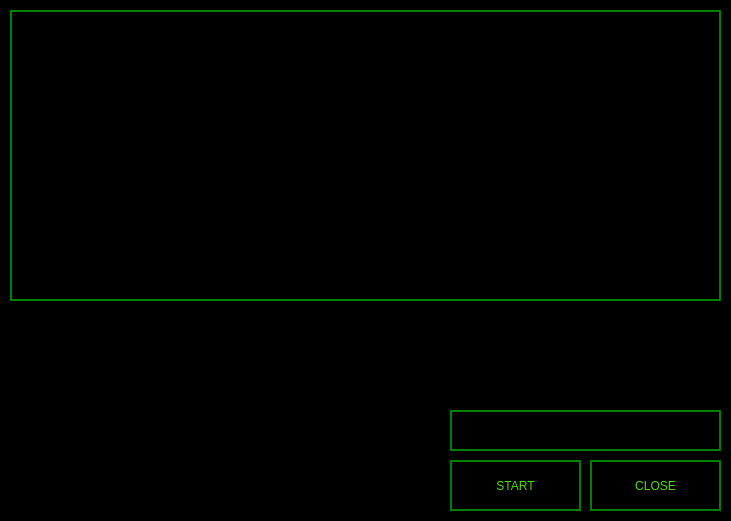
<?xml version="1.0" encoding="UTF-8"?>
<ui version="4.0">
 <class>MainWindow</class>
 <widget class="QMainWindow" name="MainWindow">
  <property name="geometry">
   <rect>
    <x>0</x>
    <y>0</y>
    <width>731</width>
    <height>521</height>
   </rect>
  </property>
  <property name="windowTitle">
   <string>MainWindow</string>
  </property>
  <widget class="QWidget" name="centralwidget">
   <widget class="QLabel" name="bg">
    <property name="geometry">
     <rect>
      <x>-10</x>
      <y>-10</y>
      <width>751</width>
      <height>551</height>
     </rect>
    </property>
    <property name="styleSheet">
     <string notr="true">background-color: rgb(0, 0, 0);</string>
    </property>
    <property name="text">
     <string/>
    </property>
   </widget>
   <widget class="QPushButton" name="pushButton">
    <property name="geometry">
     <rect>
      <x>450</x>
      <y>460</y>
      <width>131</width>
      <height>51</height>
     </rect>
    </property>
    <property name="styleSheet">
     <string notr="true">background-color: rgb(0, 0, 0);
font: 18pt &quot;MS Shell Dlg 2&quot;;
color: rgb(76, 223, 13);
border : 2px Solid Green</string>
    </property>
    <property name="text">
     <string>START</string>
    </property>
   </widget>
   <widget class="QPushButton" name="pushButton_2">
    <property name="geometry">
     <rect>
      <x>590</x>
      <y>460</y>
      <width>131</width>
      <height>51</height>
     </rect>
    </property>
    <property name="styleSheet">
     <string notr="true">background-color: rgb(0, 0, 0);
font: 18pt &quot;MS Shell Dlg 2&quot;;
color: rgb(76, 223, 13);
border : 2px Solid Green</string>
    </property>
    <property name="text">
     <string>CLOSE</string>
    </property>
   </widget>
   <widget class="QLabel" name="gif">
    <property name="geometry">
     <rect>
      <x>-10</x>
      <y>230</y>
      <width>431</width>
      <height>341</height>
     </rect>
    </property>
    <property name="styleSheet">
     <string notr="true"/>
    </property>
    <property name="text">
     <string/>
    </property>
    <property name="pixmap">
     <pixmap>DataBase/Gui/VoiceReg/Siri_1.gif</pixmap>
    </property>
    <property name="scaledContents">
     <bool>true</bool>
    </property>
   </widget>
   <widget class="QTextBrowser" name="textBrowser">
    <property name="geometry">
     <rect>
      <x>450</x>
      <y>410</y>
      <width>271</width>
      <height>41</height>
     </rect>
    </property>
    <property name="styleSheet">
     <string notr="true">background-color: rgb(0, 0, 0);

color: rgb(0, 200, 0);
font: 18pt &quot;MS Shell Dlg 2&quot;;


border : 2px Solid Green</string>
    </property>
    <property name="html">
     <string>&lt;!DOCTYPE HTML PUBLIC &quot;-//W3C//DTD HTML 4.0//EN&quot; &quot;http://www.w3.org/TR/REC-html40/strict.dtd&quot;&gt;
&lt;html&gt;&lt;head&gt;&lt;meta name=&quot;qrichtext&quot; content=&quot;1&quot; /&gt;&lt;style type=&quot;text/css&quot;&gt;
p, li { white-space: pre-wrap; }
&lt;/style&gt;&lt;/head&gt;&lt;body style=&quot; font-family:'MS Shell Dlg 2'; font-size:18pt; font-weight:400; font-style:normal;&quot;&gt;
&lt;p style=&quot;-qt-paragraph-type:empty; margin-top:0px; margin-bottom:0px; margin-left:0px; margin-right:0px; -qt-block-indent:0; text-indent:0px;&quot;&gt;&lt;br /&gt;&lt;/p&gt;&lt;/body&gt;&lt;/html&gt;</string>
    </property>
   </widget>
   <widget class="QLabel" name="gif2">
    <property name="geometry">
     <rect>
      <x>10</x>
      <y>10</y>
      <width>711</width>
      <height>291</height>
     </rect>
    </property>
    <property name="styleSheet">
     <string notr="true">background-color: rgb(0, 0, 0);
border : 2px Solid Green</string>
    </property>
    <property name="text">
     <string/>
    </property>
    <property name="pixmap">
     <pixmap>DataBase/Gui/B.G_Template_1.gif</pixmap>
    </property>
    <property name="scaledContents">
     <bool>true</bool>
    </property>
   </widget>
  </widget>
 </widget>
 <resources/>
 <connections/>
</ui>
